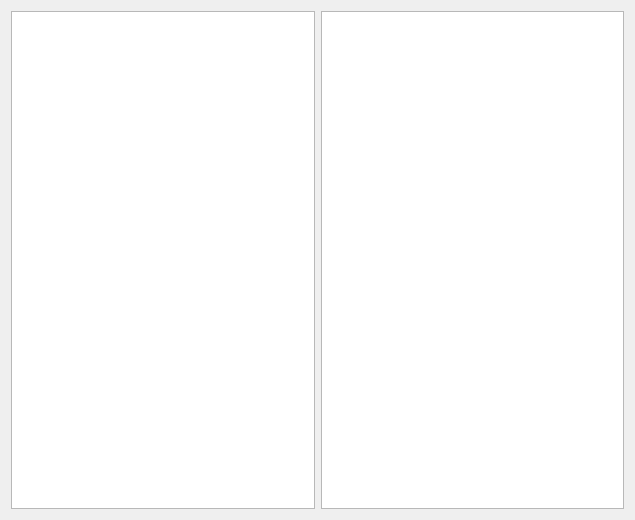
<?xml version="1.0" encoding="UTF-8"?>
<ui version="4.0">
 <class>RelationalModelWidget</class>
 <widget class="QWidget" name="RelationalModelWidget">
  <property name="geometry">
   <rect>
    <x>0</x>
    <y>0</y>
    <width>635</width>
    <height>520</height>
   </rect>
  </property>
  <property name="windowTitle">
   <string>Form</string>
  </property>
  <layout class="QHBoxLayout" name="horizontalLayout">
   <item>
    <widget class="QTableView" name="tableView"/>
   </item>
   <item>
    <layout class="QVBoxLayout" name="verticalLayout">
     <item>
      <widget class="QTextBrowser" name="textBrowser"/>
     </item>
    </layout>
   </item>
  </layout>
 </widget>
 <resources/>
 <connections/>
</ui>
